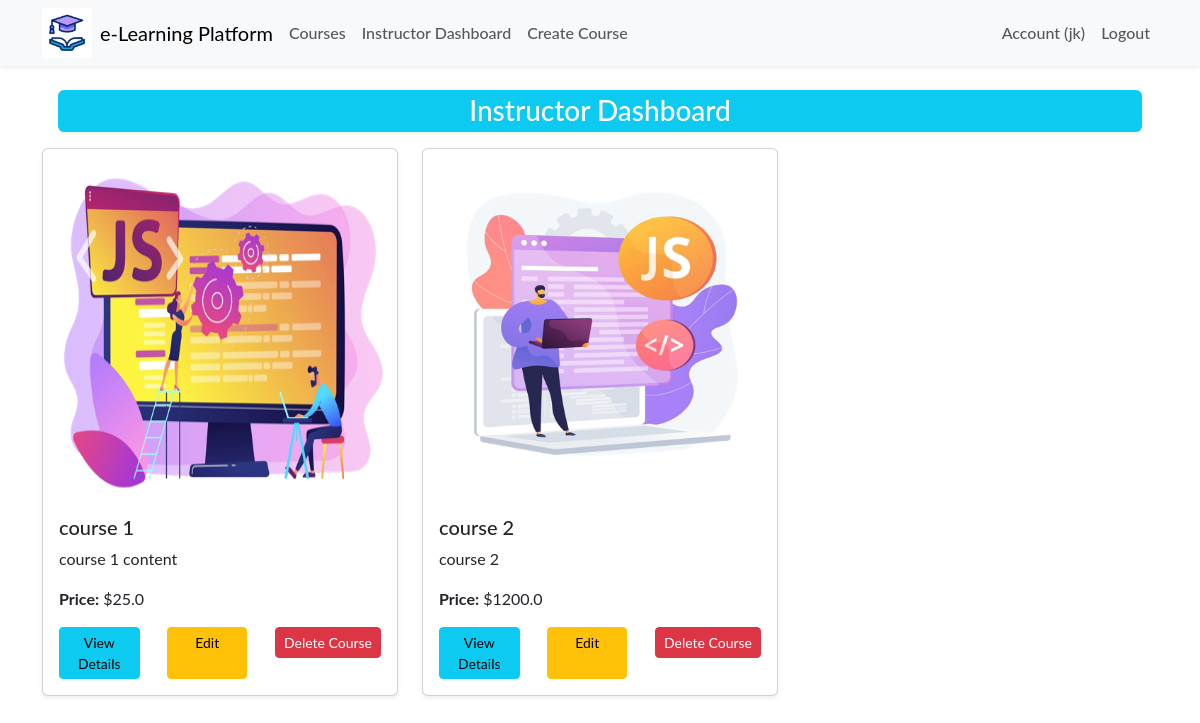
Screenshot of /courses/instructor/dashboard (signed in) with the database file from the repository.
### app/models.py (models this page shows, shortened)
class User(db.Model, UserMixin):
    id = db.Column(db.Integer, primary_key=True)
    name = db.Column(db.String(50), nullable=False)
    email = db.Column(db.String(120), unique=True, nullable=False)
    role = db.Column(db.String(10))  # 'student' or 'instructor'
    password_hash = db.Column(db.String(128), nullable=False)
    created_at = db.Column(db.DateTime, default=datetime.utcnow)

class Course(db.Model):
    id = db.Column(db.Integer, primary_key=True)
    title = db.Column(db.String(100), nullable=False)
    description = db.Column(db.Text, nullable=False)
    courseImage =db.Column(db.String(50), nullable=False, default='default.jpg')
    price = db.Column(db.Float, nullable=False)
    teacher_id = db.Column(db.Integer, db.ForeignKey('user.id'), nullable=False)
    created_at = db.Column(db.DateTime, default=datetime.utcnow)
    instructor = db.relationship('User', backref='courses', lazy=True)

### app/routes/course.py (the view)
@bp.route('/instructor/dashboard')
@login_required
def instructor_dashboard():
    if current_user.role != 'instructor':
        flash('Only instructors can access the dashboard.', 'danger')
        return redirect(url_for('main.index'))
    courses = Course.query.filter_by(teacher_id=current_user.id).all()
    return render_template('instructor_dashboard.html', courses=courses)

### app/__init__.py (called while the page is built)
def create_app(config_class='config.Config'):
    app = Flask(__name__)
    app.config.from_object(config_class)
    db.init_app(app)
    migrate.init_app(app, db)
    login_manager.init_app(app)
    login_manager.login_view = 'auth.login'
    mail.init_app(app)
    from .models import User
    @login_manager.user_loader
    def load_user(user_id):
        return User.query.get(int(user_id))
    from .routes.main import bp as main_bp
    from .routes.auth import bp as auth_bp
    from .routes.course import bp as course_bp
    app.register_blueprint(main_bp)
    app.register_blueprint(auth_bp)
    app.register_blueprint(course_bp)
    return app

### app/templates/instructor_dashboard.html
{% extends 'layout.html' %}
{% block content %}
<div class="h3 bg-info text-white text-center py-1 m-3 rounded shadow-sm">
    Instructor Dashboard
</div>
<div class="row">
    {% for course in courses %}
    <div class="col-md-4 mb-4">
        <div class="card shadow-sm">
            {% if course.courseImage %}
            <img src="{{ url_for('static', filename='img_course/' + course.courseImage) }}" height="350px" class="card-img-top"
                alt="{{ course.title }}">
            {% else %}
            <img src="{{ url_for('static', filename='img_course/default.jpg') }}" class="card-img-top"
                alt="Course image placeholder">
            {% endif %}
            <div class="card-body">
                <h5 class="card-title">
                    {{ course.title }}
                </h5>
                <p class="card-text">{{ course.description }}</p>
                <p class="card-text"><strong>Price:</strong> ${{ course.price }}</p>
                <div class="d-flex justify-content-between">
                    <a href="{{ url_for('course.course_details', course_id=course.id) }}" class="btn btn-info btn-sm w-25">View
                        Details</a>
                    <a href="{{ url_for('course.edit_course', course_id=course.id) }}" class="btn btn-warning btn-sm w-25">Edit</a>
                    <form action="{{ url_for('course.delete_course', course_id=course.id) }}" method="POST">
                        <button type="submit" class="btn btn-danger btn-sm"
                            onclick="return confirm('Are you sure you want to delete this course and related enrollments?');">Delete Course</button>
                    </form>
                </div>
            </div>
        </div>
    </div>
    {% endfor %}
</div>
{% endblock %}

### app/templates/layout.html (shortened to what this page needs)
<!DOCTYPE html>
<html lang="en">
  <head>
    <link href="https://cdn.jsdelivr.net/npm/bootstrap@5.3.3/dist/css/bootstrap.min.css" rel="stylesheet" />
    <link rel="stylesheet" href="{{ url_for('static', filename='css/main.css') }}" />
  </head>
  <body>
    <nav class="navbar navbar-expand-lg navbar-light bg-light shadow-sm sticky-top">
      <div class="container">
        <img width="50px" src="{{ url_for('static', filename='/img/icone.gif') }}" alt="">
        <a class="navbar-brand mx-2" href="{{ url_for('main.index') }}">e-Learning Platform</a>
        <div class="collapse navbar-collapse" id="navbarNav">
          <ul class="navbar-nav me-auto mb-2 mb-lg-0">
            <li class="nav-item">
              <a class="nav-link" href="{{ url_for('course.list_courses') }}">Courses</a>
            </li>
            {% if current_user.is_authenticated %}
              {% if current_user.role == 'instructor' %}
              <li class="nav-item">
                <a class="nav-link" href="{{ url_for('course.instructor_dashboard') }}">Instructor Dashboard</a>
              </li>
              <li class="nav-item">
                <a class="nav-link" href="{{ url_for('course.create_course') }}">Create Course</a>
              </li>
              {% elif current_user.role == 'student' %}
              <li class="nav-item">
                <a class="nav-link" href="{{ url_for('course.student_dashboard') }}">Student Dashboard</a>
              </li>
              {% endif %}
            {% endif %}
          </ul>
          <ul class="navbar-nav ms-auto">
            {% if current_user.is_authenticated %}
            <li class="nav-item">
              <a class="nav-link" href="{{ url_for('auth.account') }}">Account ({{ current_user.name }})</a>
            </li>
            <li class="nav-item">
              <a class="nav-link" href="{{ url_for('auth.logout') }}">Logout</a>
            </li>
            {% endif %}
          </ul>
        </div>
      </div>
    </nav>
    <div class="container mt-2">{% include 'flash_msg.html' %} {% block content %}{% endblock %}</div>
  </body>
</html>

### app/static/css/main.css (style rules this page uses)
:root { --vert: #7b9b2b; --roze: #fc83cd33; }
* { font-family: 'Lato', sans-serif; }
.nav-link { font-weight: 500; position: relative; border: none; }
@media (min-width: 768px) { .nav-link { font-size: 1rem; } }
@media (min-width: 768px) { .nav-link::before { content: ''; position: absolute; bottom: 0; left: 50%; transform: translatex(-50%); width: 0%; height: 2px; background-color: var(--vert); visibility: hidden; transition: 0.3s ease-in-out; } }

### rows the page displays
User: name "jk"
Course: courseImage (picture), title "course 1", description "course 1 content", price "25.0"
Course: courseImage (picture), title "course 2", description "course 2", price "1200.0"
